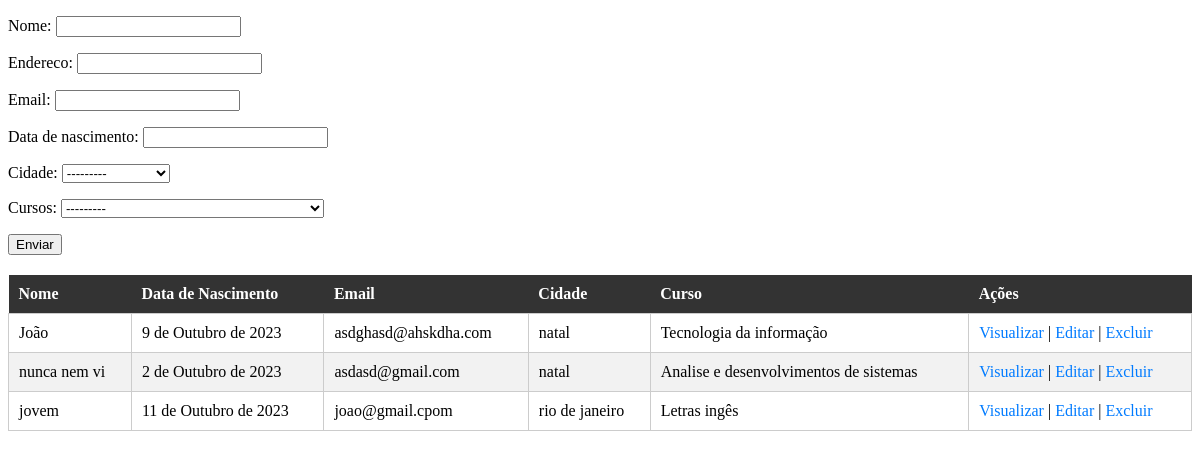
Before: / with the older database file.
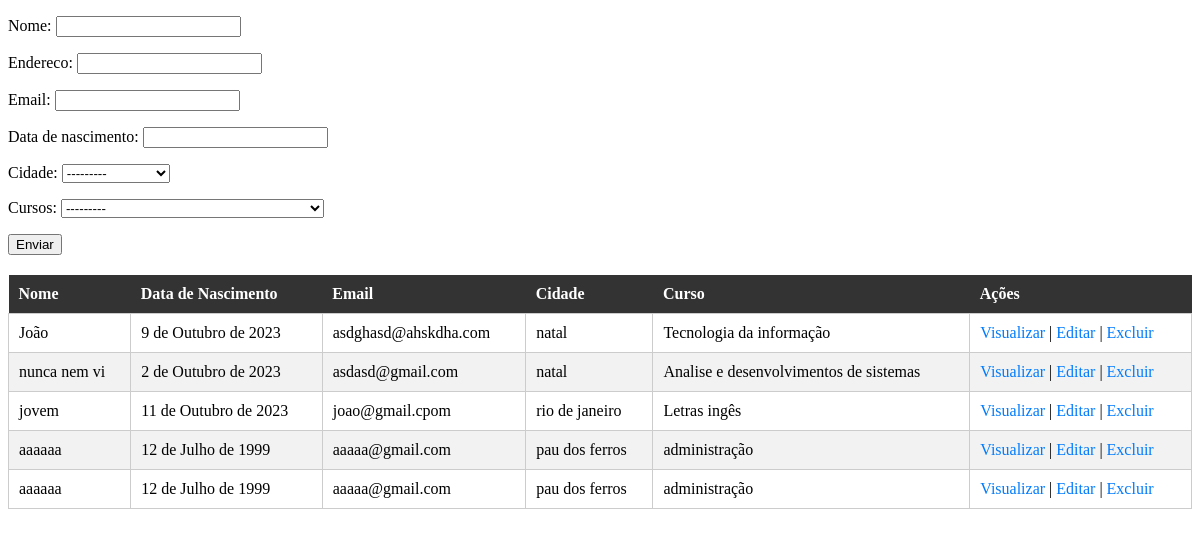
After: the same page with the newer database file.
### matriculas/models.py (models this page shows, shortened)
class Cidade(models.Model):
    nome = models.CharField(max_length=200)
    sigla_estado = models.CharField(max_length=2)
    def __str__(self):
        return self.nome

class Curso(models.Model):
    nome = models.CharField(max_length=200)
    def __str__(self):
        return self.nome

class Aluno(models.Model):
    nome = models.CharField(max_length=100)
    endereco = models.CharField(max_length=200)
    email = models.EmailField()
    data_de_nascimento = models.DateField()
    cidade = models.ForeignKey(Cidade, on_delete=models.CASCADE)
    cursos = models.ForeignKey(Curso, on_delete=models.CASCADE)

### matriculas/views.py (the view)
# urls.py: path('', views.listar_alunos, name='listar'),
def listar_alunos(request):
    if request.method == 'POST':
        form = AlunoForm(request.POST)
        if form.is_valid():
            form.save()
            return redirect('alunos:listar_alunos')
    else:
        form = AlunoForm()
    alunos = Aluno.objects.all()
    return render(request, 'listar.html', {'alunos': alunos, 'form': form})

### matriculas/forms.py
class AlunoForm(forms.ModelForm):
    class Meta:
        model = Aluno
        fields = ['nome', 'endereco', 'email', 'data_de_nascimento', 'cidade', 'cursos']

### matriculas/templates/listar.html (shortened to what this page needs)
{% load static %}
<!DOCTYPE html>
<html lang="pt-br">
<head>
    <link rel="stylesheet" href="{% static 'style.css' %}">
</head>
<body>
    <form method="post">
        {{ form.as_p }}
        <button type="submit">Enviar</button>
    </form>
    <table>
        <thead>
            <tr>
                <th>Nome</th>
                <th>Data de Nascimento</th>
                <th>Email</th>
                <th>Cidade</th>
                <th>Curso</th>
                <th>Ações</th>
            </tr>
        </thead>
        <tbody>
            {% for aluno in alunos %}
                <tr>
                    <td>{{ aluno.nome }}</td>
                    <td>{{ aluno.data_de_nascimento }}</td>
                    <td>{{ aluno.email }}</td>
                    <td>{{ aluno.cidade.nome }}</td>
                    <td>{{ aluno.cursos.nome }}</td>
                    <td>
                        <a href="#">Visualizar</a> |
                        <a href="#">Editar</a> |
                        <a href="#">Excluir</a>
                    </td>
                </tr>
            {% endfor %}
        </tbody>
    </table>
</body>
</html>

### matriculas/static/style.css (style rules this page uses)
table { width: 100%; border-collapse: collapse; margin-top: 20px; }
th { background-color: #333; color: #fff; padding: 10px; text-align: left; }
td { padding: 10px; border: 1px solid #ccc; }
tr:nth-child(even) { background-color: #f2f2f2; }
a { text-decoration: none; color: #007BFF; }

Changed rows visible on the page:
added Aluno: nome "aaaaaa", data_de_nascimento "12 de Julho de 1999", email "aaaaa@gmail.com", cidade.nome "pau dos ferros", cursos.nome "administração"
added Aluno: nome "aaaaaa", data_de_nascimento "12 de Julho de 1999", email "aaaaa@gmail.com", cidade.nome "pau dos ferros", cursos.nome "administração"
